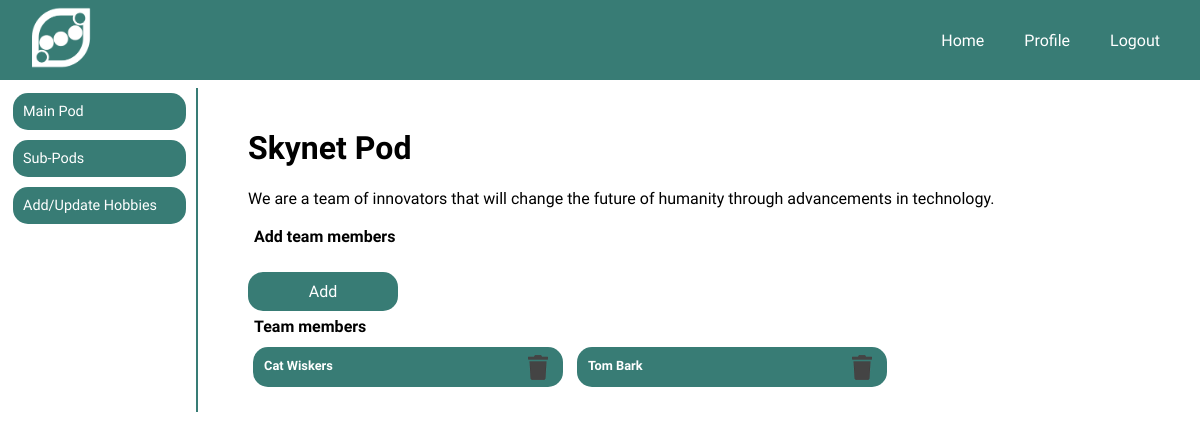
Page /pods/manage (signed in) on the committed database.
### models.py (models this page shows, shortened)
class Pod(db.Model):
    __tablename__ = 'pods'
    id = db.Column(db.Integer, primary_key=True, autoincrement=True)
    name = db.Column(db.String(30), unique=True, nullable=False)
    description = db.Column(db.Text)
    messages = db.relationship('Message', secondary='pod_messages', backref='pod')

class User(db.Model):
    __tablename__ = 'users'
    id = db.Column(db.Integer, primary_key=True, autoincrement=True)
    username = db.Column(db.String(20), unique=True, nullable=False)
    password = db.Column(db.Text, nullable=False)
    first_name = db.Column(db.String(50), nullable=False)
    last_name = db.Column(db.String(50), nullable=False)
    email = db.Column(db.Text, nullable=False, unique=True)
    city = db.Column(db.Text, nullable=False)
    state = db.Column(db.Text, nullable=False)
    lat_lng = db.Column(db.Text)
    pods = db.relationship('Pod', secondary="pod_users", backref='user')
    sub_pods = db.relationship('SubPod', secondary="sub_pod_users", backref='user')
    hobbies = db.relationship('Hobby', secondary='user_hobbies', backref='user')
    pod_messages = db.relationship('Message', backref='pod_user')
    sub_pod_messages = db.relationship('Message', backref='sub_pod_user')

### app.py (the view)
@app.route('/pods/manage')
def manage_pod():
    user, pod, pod_member = is_pod_member()
    if not g.user and not pod_member.owner:
        flash("Access unauthorized.", "error")
        return redirect("/")
    pod_team_members = PodUser.query.filter(PodUser.pod_id==pod_member.pod_id).all()
    team_members = [User.query.get(member.user_id) for member in pod_team_members]
    return render_template('/pods/manage_pod.html', pod=pod, pod_member=pod_member, members=team_members)

### app.py (called while the page is built)
def is_pod_member():
    if g.user:
        user = User.query.get(int(session[CURRENT_USER]))
        empty_tupple = (None,None,None)
        if user:
            main_pod = user.pods
            if main_pod:
                main_pod = user.pods[0]
                pod_member = PodUser.query.filter(PodUser.pod_id==main_pod.id, PodUser.user_id==user.id).first()
                if pod_member:
                    return user, main_pod, pod_member
                else:
                    return empty_tupple
            else:
                return empty_tupple

@app.before_request
def add_user_to_g():
    if CURRENT_USER in session:
        g.user = User.query.get(session[CURRENT_USER])
    else:
        g.user = None

### templates/pods/manage_pod.html (shortened to what this page needs)
{% extends '/users/user_menu.html' %}
{% block dashboard %}
<h1 class="main_title">{{ pod.name }} Pod</h1>
<p class="sub_title">{{ pod.description }}</p>
<div>
    <h4 class="low_margin_title">Add team members</h4>
</div>
<a href='/pods/add_members'>
    <div type="button" class="button-primary">Add</div>
</a>
<div class='manage_team_container'>
    <h4 class="low_margin_title">Team members</h4>
    {% for member in members %}
    <div class='team_member_container'>
        <p class="pod_thumbnail_text_title">
            {{ member.first_name }} {{ member.last_name }}
        </p>
        <img class='trash' src='/static/imgs/trash.png'>
    </div>
    {% endfor %}
</div>
{% endblock %}

### static/app.css (style rules this page uses)
body { margin: 0px; padding: 0px; font-family: 'Varela Round', sans-serif; }
a { text-decoration: none; }
* { scrollbar-width: thin; scrollbar-color: #387C75 white; }
.team_member_container { display: inline-block; white-space: normal; width: 300px; height: 30px; padding: 5px; margin: 5px; background-color: #387C75; border-radius: 15px; }
.trash { width: 20px; display: inline-block; margin: 3px 10px; float: right; cursor: pointer; }
.button-primary { display: inline-block; width: 150px; margin-top: 20px; margin-left: auto; margin-right: auto; background-color: #387C75; color: white; padding: 10px 0px; border: none; border-radius: 15px; text-align: center; font-size: 1rem; }
.pod_thumbnail_text_title { display: inline-block; color: white; font-size: 0.8rem; font-weight: bold; padding: 3px; margin: 3px; }
.low_margin_title { padding: 3px; margin: 3px; }

### rows in the picture
Pod: name "Skynet", description "We are a team of innovators that will change the future of humanity through advancements in technology."
User: first_name "Cat", last_name "Wiskers"
User: first_name "Tom", last_name "Bark"
